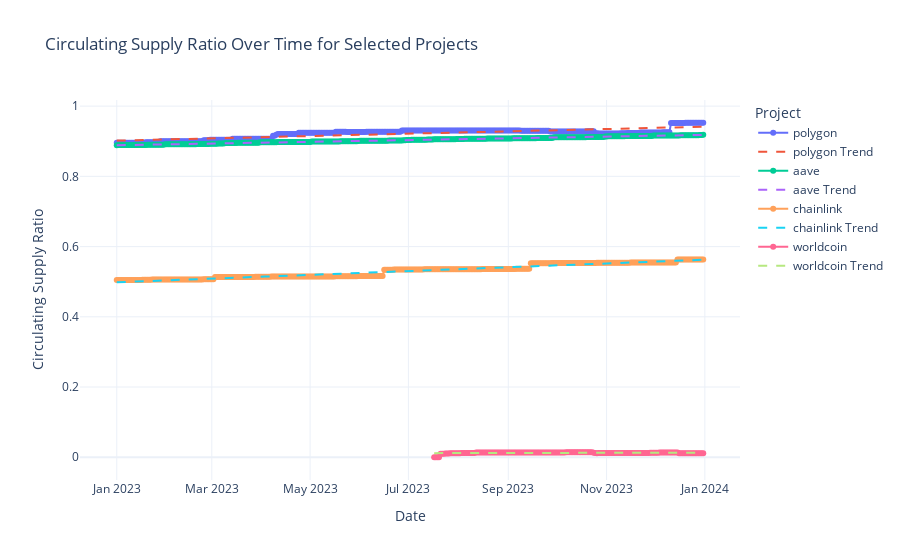

The cell this chart's notebook holds for it:
### Code cell
projects = fetch_projects()
metrics = fetch_metrics()

# Convert projects and metrics to DataFrame for easier manipulation
projects_df = pd.DataFrame(projects['data'])
metrics_df = pd.DataFrame(metrics['data'])

metric_ids = ['price', 'token_supply_circulating', 'token_supply_maximum']

# Limit to a subset of project IDs
project_ids = ['polygon','aave','chainlink','worldcoin']  # Example project IDs
start_date = '2023-01-01'
end_date = '2023-12-31'

# Fetch time series data for the given metrics and project IDs
time_series_data = fetch_time_series_data(metric_ids, project_ids, start_date, end_date)

# Print the fetched data for inspection
print(time_series_data)

# Plot the circulating supply ratio over time for the different projects with trendlines
plot_circulating_supply(time_series_data)

### Figure 1 — Plotly figure (JSON) as saved in the notebook; plotly's stock layout.template omitted (floating-point values rounded to 4 significant figures; data arrays with more than 128 entries replaced by an {"elided": "..."} marker saying what was removed)
{"data": [{"mode": "lines+markers", "name": "polygon", "type": "scatter", "x": {"elided": "365 str values"}, "y": {"elided": "365 float values"}}, {"line": {"dash": "dash"}, "mode": "lines", "name": "polygon Trend", "type": "scatter", "x": {"elided": "365 str values"}, "y": {"elided": "365 float values"}}, {"mode": "lines+markers", "name": "aave", "type": "scatter", "x": {"elided": "365 str values"}, "y": {"elided": "365 float values"}}, {"line": {"dash": "dash"}, "mode": "lines", "name": "aave Trend", "type": "scatter", "x": {"elided": "365 str values"}, "y": {"elided": "365 float values"}}, {"mode": "lines+markers", "name": "chainlink", "type": "scatter", "x": {"elided": "365 str values"}, "y": {"elided": "365 float values"}}, {"line": {"dash": "dash"}, "mode": "lines", "name": "chainlink Trend", "type": "scatter", "x": {"elided": "365 str values"}, "y": {"elided": "365 float values"}}, {"mode": "lines+markers", "name": "worldcoin", "type": "scatter", "x": {"elided": "168 str values"}, "y": {"elided": "168 float values"}}, {"line": {"dash": "dash"}, "mode": "lines", "name": "worldcoin Trend", "type": "scatter", "x": {"elided": "168 str values"}, "y": {"elided": "168 float values"}}], "layout": {"legend": {"title": {"text": "Project"}}, "title": {"text": "Circulating Supply Ratio Over Time for Selected Projects"}, "xaxis": {"title": {"text": "Date"}}, "yaxis": {"title": {"text": "Circulating Supply Ratio"}}}}
